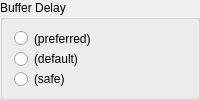
                <widget class="QGroupBox" name="gbBufferDelay">
                 <property name="sizePolicy">
                  <sizepolicy hsizetype="Fixed" vsizetype="Preferred">
                   <horstretch>0</horstretch>
                   <verstretch>0</verstretch>
                  </sizepolicy>
                 </property>
                 <property name="minimumSize">
                  <size>
                   <width>200</width>
                   <height>100</height>
                  </size>
                 </property>
                 <property name="maximumSize">
                  <size>
                   <width>200</width>
                   <height>100</height>
                  </size>
                 </property>
                 <property name="title">
                  <string>Buffer Delay</string>
                 </property>
                 <layout class="QVBoxLayout" name="_9">
                  <item>
                   <widget class="QRadioButton" name="rbtBufferDelayPreferred">
                    <property name="sizePolicy">
                     <sizepolicy hsizetype="Preferred" vsizetype="Fixed">
                      <horstretch>0</horstretch>
                      <verstretch>0</verstretch>
                     </sizepolicy>
                    </property>
                    <property name="text">
                     <string>(preferred)</string>
                    </property>
                   </widget>
                  </item>
                  <item>
                   <widget class="QRadioButton" name="rbtBufferDelayDefault">
                    <property name="sizePolicy">
                     <sizepolicy hsizetype="Preferred" vsizetype="Fixed">
                      <horstretch>0</horstretch>
                      <verstretch>0</verstretch>
                     </sizepolicy>
                    </property>
                    <property name="text">
                     <string>(default)</string>
                    </property>
                   </widget>
                  </item>
                  <item>
                   <widget class="QRadioButton" name="rbtBufferDelaySafe">
                    <property name="sizePolicy">
                     <sizepolicy hsizetype="Preferred" vsizetype="Fixed">
                      <horstretch>0</horstretch>
                      <verstretch>0</verstretch>
                     </sizepolicy>
                    </property>
                    <property name="text">
                     <string>(safe)</string>
                    </property>
                   </widget>
                  </item>
                 </layout>
                </widget>
